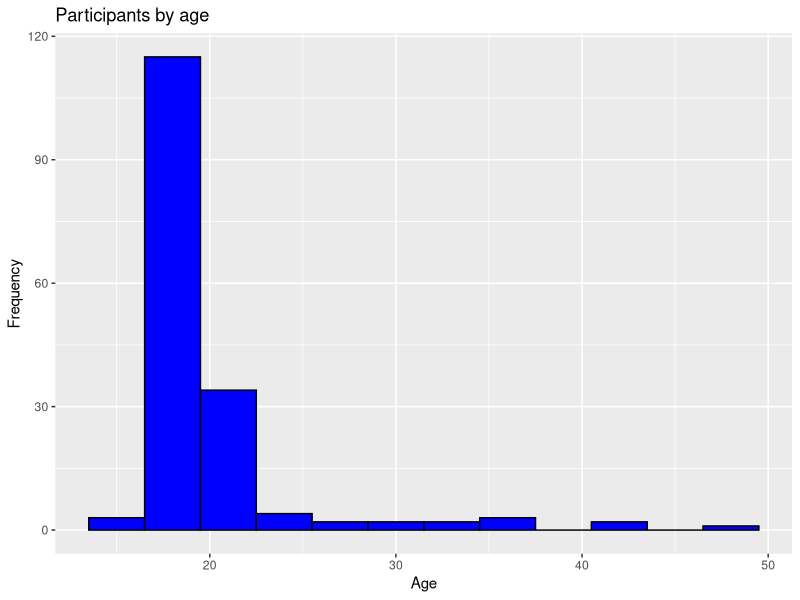
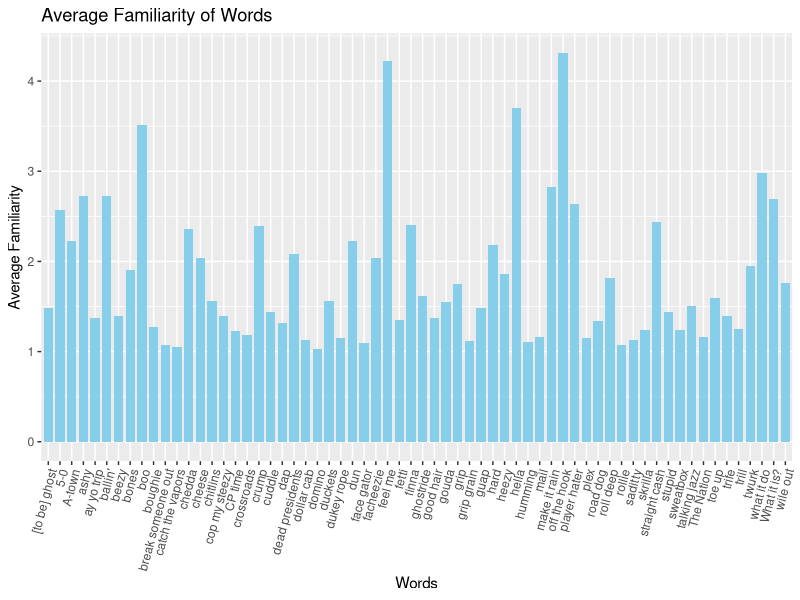

Reproduce these figures in R, in order.
## ---- chunk 1
# Load necessary libraries
library(dplyr)
library(tidyverse)
library(here)
library(readr)
library(ggplot2)  # Add any other necessary libraries
library(bslib)

# Load the hiphop.csv dataset
hiphop_data <- readr::read_csv("hiphop.csv")
## ---- chunk 2
# clean the data and summarize it

hiphop_clean <- hiphop_data |>
  mutate(sex = as.factor(sex),
         word = as.factor(word),
         ethnic = as.factor(ethnic),
         subj = as.factor(subj),
         across(.cols = jayz:bieber, .fns = as.factor))
summary(hiphop_clean)
## ---- chunk 3
hiphop_clean1 <- hiphop_clean |>
  distinct(subj, .keep_all = TRUE)|>
  select(sex:ethnic) 
  
hiphop_age <- hiphop_clean1 |>
  count(age) 

hiphop_ethnic <- hiphop_clean1 |>
  count(ethnic) 

hiphop_sex <- hiphop_clean1 |>
  count(sex) 
ggplot(data = hiphop_clean1, mapping = aes(x = age)) +
  geom_histogram(binwidth = 3, color = "black", fill = "blue") +
  labs(x = "Age",
       y = "Frequency",
       title = "Participants by age")
## ---- chunk 4
# Calculate the average familiarity for each word
average_familiarity <- hiphop_data %>%
  group_by(word) %>%
  summarize(avg_familiarity = mean(familiarity))

# Create a bar plot
ggplot(average_familiarity, aes(x = word, y = avg_familiarity)) +
  geom_bar(stat = "identity", fill = "skyblue", width = 0.8, position = position_dodge(width = 10)) +
  labs(title = "Average Familiarity of Words",
       x = "Words",
       y = "Average Familiarity") +
  theme(axis.text.x = element_text(angle = 75, hjust = 1))
## ---- chunk 5
hiphop_clean <- na.omit(hiphop_data)
t_test_result <- t.test(hiphop_clean$familiarity, mu = 0)
t_test_result
## ---- chunk 6

model <- lm(familiarity ~ age + ethnic + sex + hiphop + bieber, data = hiphop_data)

# View model summary
summary(model)
